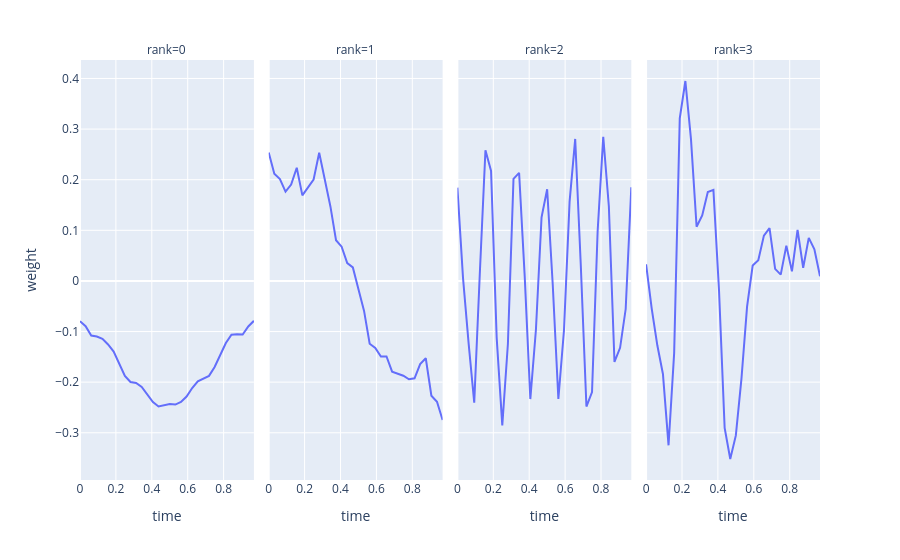

Here is the notebook cell this chart was saved with:
### Code cell
from mne.viz import plot_topomap
from plotly.tools import mpl_to_plotly

# TODO spatial weights
df = pd.DataFrame(tl.to_numpy(hoda.weights_[1]))
df['time'] = epochs.times
df = df.melt(id_vars=['time'], var_name='rank', value_name='weight')
px.line(df, x='time', y='weight', facet_col='rank', facet_col_wrap=4)

### Figure 1 — Plotly figure (JSON) as saved in the notebook; plotly's stock layout.template omitted (floating-point values rounded to 4 significant figures)
{"data": [{"hovertemplate": "rank=0<br>time=%{x}<br>weight=%{y}<extra></extra>", "legendgroup": "", "line": {"color": "#636efa", "dash": "solid"}, "marker": {"symbol": "circle"}, "mode": "lines", "name": "", "orientation": "v", "showlegend": false, "type": "scatter", "x": [0.0, 0.03125, 0.0625, 0.09375, 0.125, 0.1562, 0.1875, 0.2188, 0.25, 0.2812, 0.3125, 0.3438, 0.375, 0.4062, 0.4375, 0.4688, 0.5, 0.5312, 0.5625, 0.5938, 0.625, 0.6562, 0.6875, 0.7188, 0.75, 0.7812, 0.8125, 0.8438, 0.875, 0.9062, 0.9375, 0.9688], "xaxis": "x", "y": [-0.07949, -0.08944, -0.1079, -0.1099, -0.1145, -0.1256, -0.1395, -0.1641, -0.1876, -0.1996, -0.2015, -0.2094, -0.2243, -0.2394, -0.2482, -0.2455, -0.2433, -0.2443, -0.2393, -0.2284, -0.2115, -0.1983, -0.1934, -0.1876, -0.1699, -0.1447, -0.1227, -0.1061, -0.1051, -0.1059, -0.08991, -0.07884], "yaxis": "y"}, {"hovertemplate": "rank=1<br>time=%{x}<br>weight=%{y}<extra></extra>", "legendgroup": "", "line": {"color": "#636efa", "dash": "solid"}, "marker": {"symbol": "circle"}, "mode": "lines", "name": "", "orientation": "v", "showlegend": false, "type": "scatter", "x": [0.0, 0.03125, 0.0625, 0.09375, 0.125, 0.1562, 0.1875, 0.2188, 0.25, 0.2812, 0.3125, 0.3438, 0.375, 0.4062, 0.4375, 0.4688, 0.5, 0.5312, 0.5625, 0.5938, 0.625, 0.6562, 0.6875, 0.7188, 0.75, 0.7812, 0.8125, 0.8438, 0.875, 0.9062, 0.9375, 0.9688], "xaxis": "x2", "y": [0.2538, 0.2116, 0.2013, 0.1765, 0.1904, 0.2236, 0.1691, 0.184, 0.2001, 0.2532, 0.2014, 0.1471, 0.08029, 0.06769, 0.03506, 0.02663, -0.01666, -0.05925, -0.1241, -0.1325, -0.1492, -0.1491, -0.1792, -0.183, -0.1874, -0.1944, -0.1924, -0.1643, -0.1527, -0.2269, -0.2387, -0.2749], "yaxis": "y2"}, {"hovertemplate": "rank=2<br>time=%{x}<br>weight=%{y}<extra></extra>", "legendgroup": "", "line": {"color": "#636efa", "dash": "solid"}, "marker": {"symbol": "circle"}, "mode": "lines", "name": "", "orientation": "v", "showlegend": false, "type": "scatter", "x": [0.0, 0.03125, 0.0625, 0.09375, 0.125, 0.1562, 0.1875, 0.2188, 0.25, 0.2812, 0.3125, 0.3438, 0.375, 0.4062, 0.4375, 0.4688, 0.5, 0.5312, 0.5625, 0.5938, 0.625, 0.6562, 0.6875, 0.7188, 0.75, 0.7812, 0.8125, 0.8438, 0.875, 0.9062, 0.9375, 0.9688], "xaxis": "x3", "y": [0.1843, 0.006109, -0.1233, -0.2404, 0.01627, 0.2581, 0.2174, -0.1121, -0.2854, -0.1245, 0.2017, 0.2134, 0.008426, -0.2334, -0.09594, 0.1258, 0.1812, -0.007967, -0.2333, -0.09751, 0.1567, 0.2805, 0.03012, -0.2482, -0.2196, 0.09877, 0.2845, 0.147, -0.1601, -0.1322, -0.05554, 0.1851], "yaxis": "y3"}, {"hovertemplate": "rank=3<br>time=%{x}<br>weight=%{y}<extra></extra>", "legendgroup": "", "line": {"color": "#636efa", "dash": "solid"}, "marker": {"symbol": "circle"}, "mode": "lines", "name": "", "orientation": "v", "showlegend": false, "type": "scatter", "x": [0.0, 0.03125, 0.0625, 0.09375, 0.125, 0.1562, 0.1875, 0.2188, 0.25, 0.2812, 0.3125, 0.3438, 0.375, 0.4062, 0.4375, 0.4688, 0.5, 0.5312, 0.5625, 0.5938, 0.625, 0.6562, 0.6875, 0.7188, 0.75, 0.7812, 0.8125, 0.8438, 0.875, 0.9062, 0.9375, 0.9688], "xaxis": "x4", "y": [0.03281, -0.05467, -0.1272, -0.1839, -0.3248, -0.1427, 0.3212, 0.395, 0.2801, 0.1071, 0.1293, 0.1757, 0.1798, -0.0194, -0.2905, -0.3518, -0.3053, -0.193, -0.05087, 0.03036, 0.04071, 0.08946, 0.1045, 0.02381, 0.0124, 0.06975, 0.01884, 0.1009, 0.02598, 0.08513, 0.06261, 0.009285], "yaxis": "y4"}], "layout": {"annotations": [{"font": {}, "showarrow": false, "text": "rank=0", "x": 0.1175, "xanchor": "center", "xref": "paper", "y": 1, "yanchor": "bottom", "yref": "paper"}, {"font": {}, "showarrow": false, "text": "rank=1", "x": 0.3725, "xanchor": "center", "xref": "paper", "y": 1, "yanchor": "bottom", "yref": "paper"}, {"font": {}, "showarrow": false, "text": "rank=2", "x": 0.6275, "xanchor": "center", "xref": "paper", "y": 1, "yanchor": "bottom", "yref": "paper"}, {"font": {}, "showarrow": false, "text": "rank=3", "x": 0.8825, "xanchor": "center", "xref": "paper", "y": 1, "yanchor": "bottom", "yref": "paper"}], "legend": {"tracegroupgap": 0}, "margin": {"t": 60}, "xaxis": {"anchor": "y", "domain": [0, 0.235], "title": {"text": "time"}}, "xaxis2": {"anchor": "y2", "domain": [0.255, 0.49], "matches": "x", "title": {"text": "time"}}, "xaxis3": {"anchor": "y3", "domain": [0.51, 0.745], "matches": "x", "title": {"text": "time"}}, "xaxis4": {"anchor": "y4", "domain": [0.765, 1.0], "matches": "x", "title": {"text": "time"}}, "yaxis": {"anchor": "x", "domain": [0, 1], "title": {"text": "weight"}}, "yaxis2": {"anchor": "x2", "domain": [0, 1], "matches": "y", "showticklabels": false}, "yaxis3": {"anchor": "x3", "domain": [0, 1], "matches": "y", "showticklabels": false}, "yaxis4": {"anchor": "x4", "domain": [0, 1], "matches": "y", "showticklabels": false}}}
